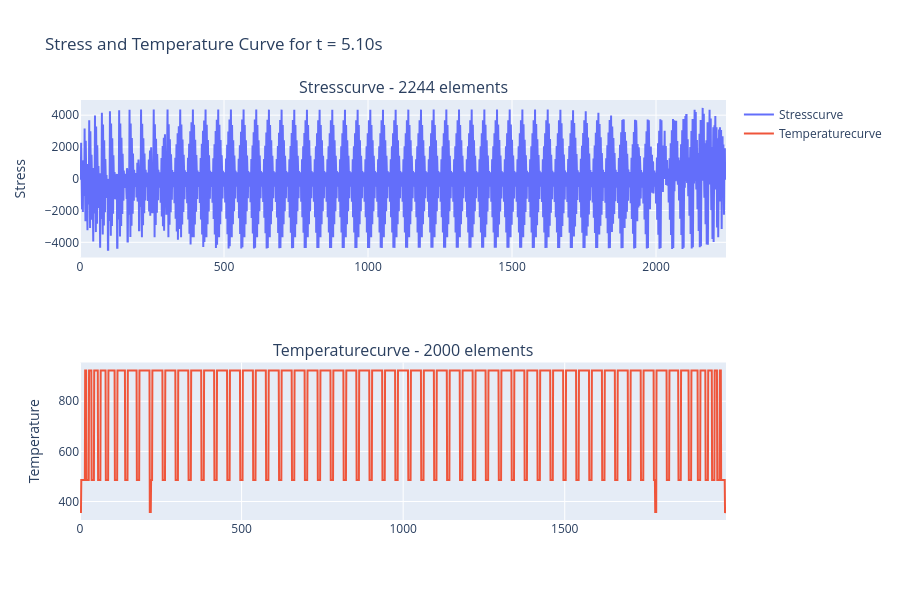

Source (notebook cell):
### Code cell
n = 50
elem_stress = len(dto["Results"][n]["Stress"])
elem_temp = len(dto["Results"][n]["Temperature"])

fig = make_subplots(rows=2, cols=1,subplot_titles=(f"Stresscurve - {elem_stress} elements",f"Temperaturecurve - {elem_temp} elements"))
fig.add_trace(go.Scatter(x = list(range(elem_stress)), y=dto["Results"][n]["Stress"], name = "Stresscurve", mode = "lines"), col=1,row=1)
fig.add_trace(go.Scatter(x = list(range(elem_temp)), y=dto["Results"][n]["Temperature"], name = "Temperaturecurve", mode = "lines"), col=1,row=2)
fig.update_layout(title = f"Stress and Temperature Curve for t = {dto["Results"][n]["Time"]:.2f}s", height = 600)
fig.update_yaxes(title = "Stress", col=1,row=1)
fig.update_yaxes(title = "Temperature", col=1,row=2)
fig.show()

### Figure 1 — Plotly figure (JSON) as saved in the notebook; plotly's stock layout.template omitted (floating-point values rounded to 4 significant figures; data arrays with more than 128 entries replaced by an {"elided": "..."} marker saying what was removed)
{"data": [{"mode": "lines", "name": "Stresscurve", "type": "scatter", "x": {"elided": "2244 int values"}, "xaxis": "x", "y": {"elided": "2244 float values"}, "yaxis": "y"}, {"mode": "lines", "name": "Temperaturecurve", "type": "scatter", "x": {"elided": "2000 int values"}, "xaxis": "x2", "y": {"elided": "2000 float values"}, "yaxis": "y2"}], "layout": {"annotations": [{"font": {"size": 16}, "showarrow": false, "text": "Stresscurve - 2244 elements", "x": 0.5, "xanchor": "center", "xref": "paper", "y": 1, "yanchor": "bottom", "yref": "paper"}, {"font": {"size": 16}, "showarrow": false, "text": "Temperaturecurve - 2000 elements", "x": 0.5, "xanchor": "center", "xref": "paper", "y": 0.375, "yanchor": "bottom", "yref": "paper"}], "height": 600, "title": {"text": "Stress and Temperature Curve for t = 5.10s"}, "xaxis": {"anchor": "y", "domain": [0, 1]}, "xaxis2": {"anchor": "y2", "domain": [0, 1]}, "yaxis": {"anchor": "x", "domain": [0.625, 1], "title": {"text": "Stress"}}, "yaxis2": {"anchor": "x2", "domain": [0, 0.375], "title": {"text": "Temperature"}}}}
